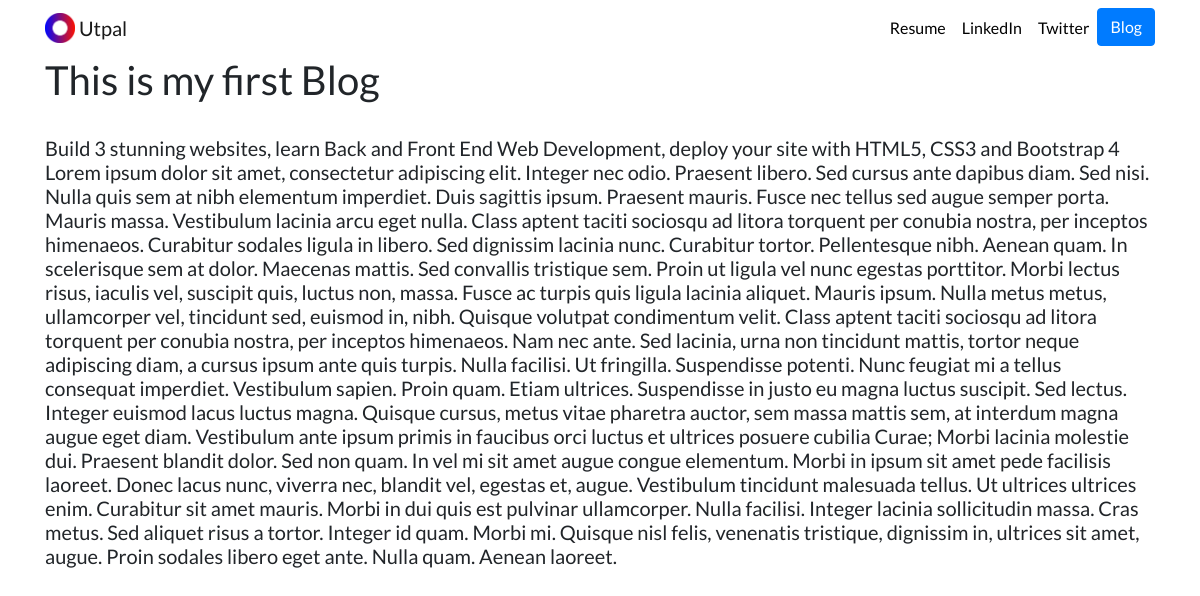
Page /blog/1/ on the committed database.
### blog/models.py (models this page shows, shortened)
class Blog(models.Model):
    title = models.CharField(max_length=100)
    description = models.TextField()
    date = models.DateTimeField()

### blog/views.py (the view)
# urls.py: path('<int:blog_id>/',views.detail,name='detail')
def detail(request, blog_id):
    blog=get_object_or_404(Blog,pk=blog_id)
    return render(request, 'blog/detail.html', {'blog': blog})

### blog/templates/blog/detail.html
{% extends 'portfolio/base.html' %}
{% block content %}
<h1>{{ blog.title }}</h1>
<br>
<h5>{{ blog.description |safe}}</h5>
{% endblock %}

### portfolio/static/portfolio/custom.css (style rules this page uses)
body { font-family: 'Lato', sans-serif; }

### rows in the picture
Blog: title "This is my first Blog", description "Build 3 stunning websites, learn Back and Front End Web Development, deploy your site with HTML5, CSS3 and Bootstrap 4 Lorem ipsum dolor sit amet, consectetur adipiscing elit. Integer nec odio. Praesent libero. Sed cursus ante dapibus diam. Sed nisi. Nulla quis sem at nibh elementum imperdiet. Duis sagittis ipsum. Praesent mauris. Fusce nec tellus sed augue semper porta. Mauris massa. Vestibulum lacinia arcu eget nulla. Class aptent taciti sociosqu ad litora torquent per conubia nostra, per inceptos himenaeos. Curabitur sodales ligula in libero. Sed dignissim lacinia nunc. Curabitur tortor. Pellentesque nibh. Aenean quam. In scelerisque sem at dolor. Maecenas mattis. Sed convallis tristique…"
